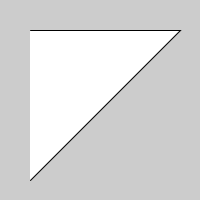
Frame 1 (no input)
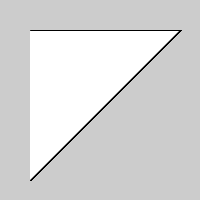
Frame 60 (the mouse pressed at the canvas centre just before this capture)
Frame 120 (the mouse held since frame 60 and released just before this capture): identical to frame 60, image omitted

The Processing sketch that drew these frames (run headless with seeded random() and noise(); from frame 60 on, the mouse is pressed at the canvas centre):

// Processing sketch: vertex_triagle
// ── vertex_triagle.pde
void setup(){
  size(200, 200);
}

void draw(){
  beginShape();
  vertex(30, 180);
  vertex(180, 30);
  vertex(30, 30);
  endShape();
  
}
